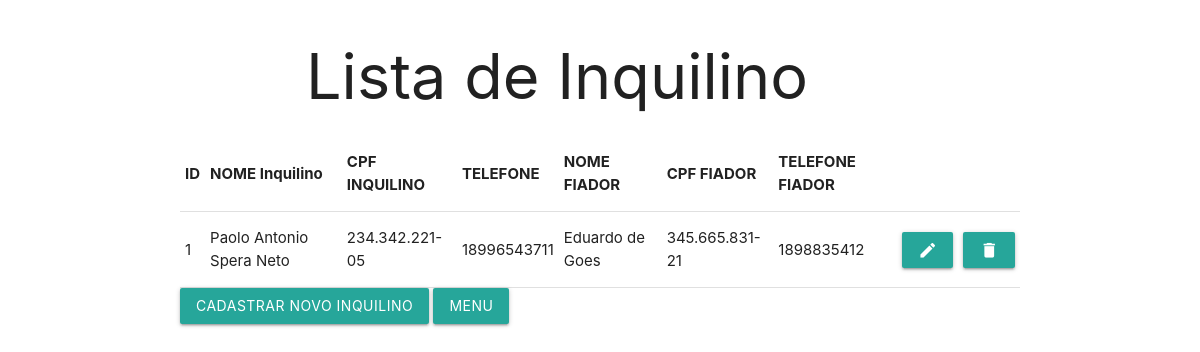
Page /inquilino/listarInquilino.php on the committed database.
### tables this page shows
CREATE TABLE `inquilino` (
  `Inquilino_ID` int(10) NOT NULL,
  `Inquilino_Nome` varchar(150) NOT NULL,
  `Inquilino_CPF` varchar(20) NOT NULL,
  `Inquilino_Telefone` varchar(50) NOT NULL,
  `Fiador_Nome` varchar(150) NOT NULL,
  `Fiador_CPF` varchar(20) NOT NULL,
  `Fiador_Telefone` varchar(50) NOT NULL
);

### inquilino/listarInquilino.php (the view, shortened to what this page needs)
<?php
    $pdo = Conexao::conectar();
    $sql = 'Select * from inquilino order by Inquilino_ID ;';
    $listaInquilino = $pdo->query($sql);
?>
<!DOCTYPE html>
<head>
    <link rel="stylesheet" href="https://cdnjs.cloudflare.com/ajax/libs/materialize/1.0.0/css/materialize.min.css">
</head>
<body class="container" bgcolor="white" >
<div class="jumbotron jumbotron-fluid">
  <div class="container">
    <h1 class="display-4">Lista de Inquilino</h1>
  </div>
  <table class="table table-striped table-hover" >
     <thead class="thead-dark">
      <tr>
      <th scope="col">ID</th>
      <th scope="col">NOME Inquilino</th>
      <th scope="col">CPF INQUILINO</th>
      <th scope="col">TELEFONE</th>
      <th scope="col">NOME FIADOR</th>
      <th scope="col">CPF FIADOR</th>
      <th scope="col">TELEFONE FIADOR</th>
      </tr>
     </thead>
        <?php
           foreach ($listaInquilino as $Inquilino) {
        ?>
              <tbody>
   <td><?php echo  $Inquilino['Inquilino_ID']; ?></td>
   <td><?php echo  $Inquilino['Inquilino_Nome']; ?></td>
   <td><?php echo  $Inquilino['Inquilino_CPF']; ?></td>
   <td><?php echo  $Inquilino['Inquilino_Telefone']; ?></td>
   <td><?php echo  $Inquilino['Fiador_Nome']; ?></td>
   <td><?php echo  $Inquilino['Fiador_CPF']; ?></td>
   <td><?php echo  $Inquilino['Fiador_Telefone']; ?></td>
   <td><a class="btn btn-outline-info" onclick="JavaScript:location.href='frmEditarInquilino.php?id=' +
   <?php echo  $Inquilino['Inquilino_ID'];?>">
   <i class="material-icons">edit</i></a></td>
   <td><a class="btn btn-outline-info" onclick="JavaScript:location.href='frmRemoverInquilino.php?id=' +
   <?php echo  $Inquilino['Inquilino_ID'];?>">
   <i class="material-icons">delete</i></a></td>
    <?php }?>
  </tbody>
    </table>
    <button type="submit" class="btn btn-success mb-4" onclick="JavaScript:location.href='frmInserirInquilino.php'">Cadastrar Novo Inquilino</button>
    <a href="../menu.php" class="btn btn-primary btn-lg active" role="button">Menu</a>
  </body>
</html>

### rows in the picture
inquilino: Inquilino_ID "1", Inquilino_Nome "Paolo Antonio Spera Neto", Inquilino_CPF "234.342.221-05", Inquilino_Telefone "18996543711", Fiador_Nome "Eduardo de Goes", Fiador_CPF "345.665.831-21", Fiador_Telefone "1898835412"
